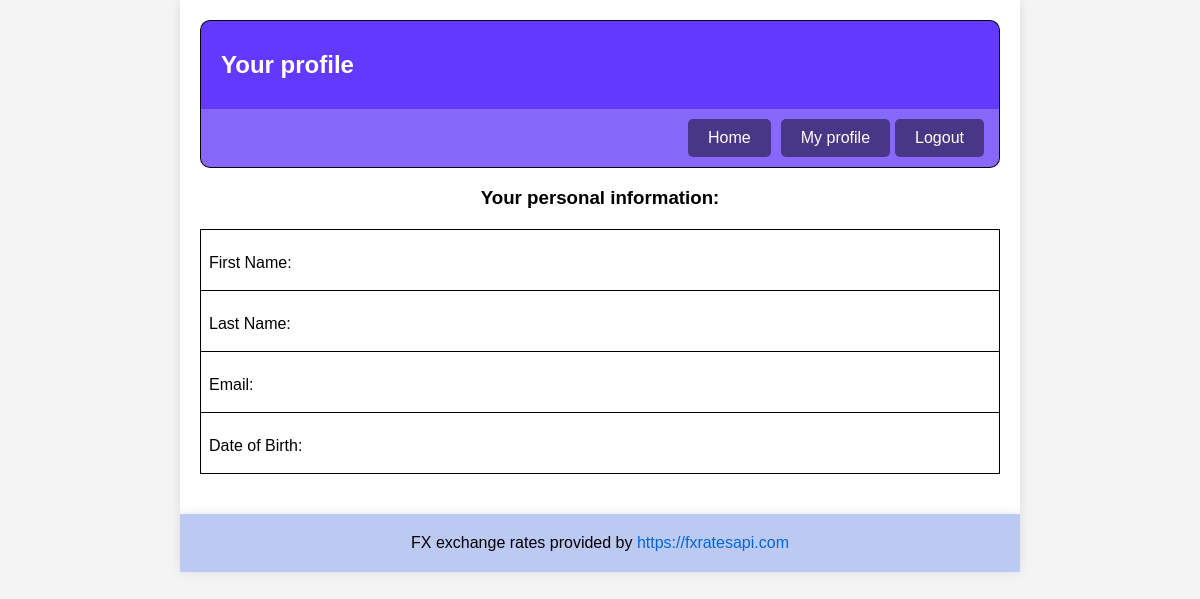
The page /accounts/my_profile/ (signed in) on the database as committed earlier.
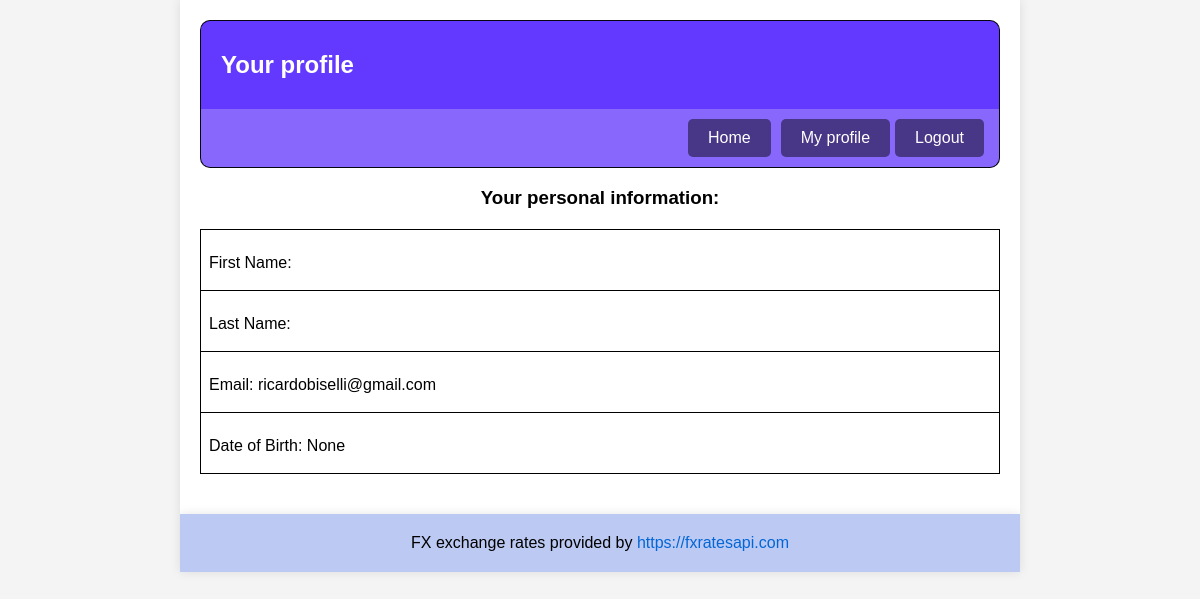
The same page on the database as committed later.
### users/models.py (models this page shows)
class UserProfile(models.Model):
    user = models.OneToOneField(User, on_delete=models.CASCADE)
    first_name = models.CharField( max_length=50,default='')
    last_name = models.CharField(max_length=50,default='')
    birth_date = models.DateField(null=True, blank=True)

### accounts/views.py (the view)
# urls.py: path('my_profile/', views.my_profile, name="my_profile"),
def my_profile(request):
    user_profile = UserProfile.objects.filter(user=request.user).first()
    return render(request, 'my_profile.html', {'user_profile': user_profile})

### accounts/templates/my_profile.html
{% extends 'base.html' %}
{% block maintitle %}
  Your profile
{% endblock %}
{% block subtitle %}
  Your personal information:
{% endblock %}
{% block subcontainer %}
  <table class="transaction-table">
    <tr>
      <td>
        <p>First Name: {{ user_profile.user.first_name }}</p>
      </td>
    </tr>
    <tr>
      <td>
        <p>Last Name: {{ user_profile.user.last_name }}</p>
      </td>
    </tr>
    <tr>
      <td>
        <p>Email: {{ user_profile.user.email }}</p>
      </td>
    </tr>
    <tr>
      <td>
        <p>Date of Birth: {{ user_profile.birth_date }}</p>
      </td>
    </tr>
  </table>
{% endblock %}

Rows that differ between the two databases and show on the page:
added UserProfile: user.email "ricardobiselli@gmail.com", birth_date "None"
